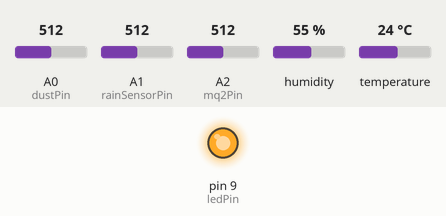
Bench run of a sketch on a simulated Arduino Uno, built with avr-gcc and run on an emulated ATmega328P. Parts: output pins drawn as LEDs (lit = HIGH). The inputs (shaded band) are chosen by the test bench; at power-on: A0 (dustPin) = 512, A1 (rainSensorPin) = 512, A2 (mq2Pin) = 512, humidity 55 %, temperature 24 °C. What the sketch prints to the serial monitor is not drawn.

Above: at 0.1 s.
Timing chart, 0 to 1.6 s (numbered marks = the images above):
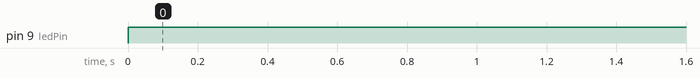

The sketch:

final_code_with_ras.ino
```cpp
#include "DHT.h"

#define DHTPIN 2          // Pin for DHT11
#define DHTTYPE DHT11     // DHT11 sensor type
#define rainSensorPin A1   // Pin for rain sensor
#define dustPin A0         // Pin for dust sensor
#define ledPin 9           // Pin for controlling the LED
#define mq2Pin A2          // Pin for MQ-2 sensor

DHT dht(DHTPIN, DHTTYPE);  // Initialize DHT11

void setup() {
  Serial.begin(9600);
  dht.begin();

  pinMode(ledPin, OUTPUT);  // Set LED pin as output
}

void loop() {
  // Dust Sensor Code
  digitalWrite(ledPin, LOW);
  delayMicroseconds(280);

  int dustVal = analogRead(dustPin);  // Read from dust sensor pin

  delayMicroseconds(40);
  digitalWrite(ledPin, HIGH);
  delayMicroseconds(9680);    // Wait before next read

  float voltage = dustVal * (5.0 / 1023.0);  // Convert to voltage
  float dustDensity = 0.17 * voltage - 0.1;  // Convert to dust density

  // Rain Sensor Code
  int rainValue = analogRead(rainSensorPin);  // Read from rain sensor

  // DHT11 Sensor Code
  float humidity = dht.readHumidity();
  float temperature = dht.readTemperature();

  // MQ-2 Sensor Code
  int sensorValue = analogRead(mq2Pin);  // Read from MQ-2 sensor

  // Send data to Raspberry Pi
  Serial.print("Voltage: "); Serial.print(voltage); Serial.print("V, ");
  Serial.print("Dust Density: "); Serial.print(dustDensity); Serial.print(" mg/m3, ");
  Serial.print("Rain Sensor: "); Serial.print(rainValue); Serial.print(", ");
  Serial.print("Humidity: "); Serial.print(humidity); Serial.print("%, ");
  Serial.print("Temperature: "); Serial.print(temperature); Serial.print("°C, ");
  Serial.print("MQ-2: "); Serial.println(sensorValue);

  delay(1000);  // Wait for 1 second before next loop
}
```

Measured:
- by itself, pin 9 (ledPin): LOW → HIGH at 0.00 s
